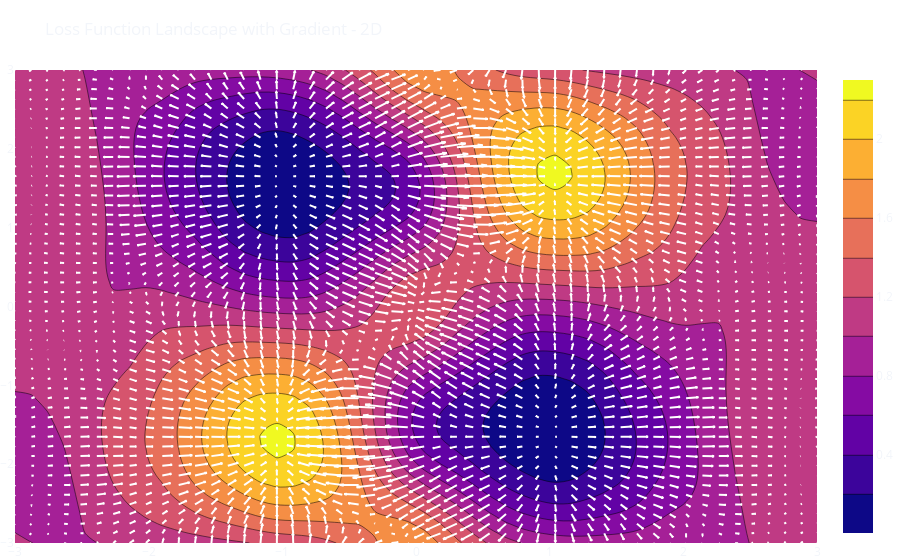

Notebook source saved alongside this figure:
### Markdown cell above
Our loss surface has two global minima (two optimal solutions). The regions near the global minima are convex ("U" shaped), and we could use this "inclination" (_the sign and magnitude of the derivative_) to our favor. This is what `gradient descent` is all about.

The formula for gradient descent is:

$$ \theta_{j+1} = \theta_j - \alpha \nabla J(\theta_j) $$

Where: 

- $\theta_j$ is the vector of model parameters at iteration $j$. 
- $\alpha$ is the learning rate. 
- $J(\theta)$ is the loss/cost function. 
- $\nabla J(\theta)$ is the cost function gradient concerning the model parameters. 

The gradient is a vector of partial derivatives of the cost function concerning each parameter. The gradient descent algorithm takes steps in the direction of the negative gradient until it reaches a minimum of the cost function.

For this problem, our loos function will be MSE since we are trying to predict real values.

Calculating the derivative of our function in this toy example is simple since the derivative of our ~ mystery function ~ is well known ($Cos$).

To help you understand that the gradient basically points to the direction where the optimizer should "move the parameters of the model", let us plot arrows at every point of our loss landscape, representing the direction/magnitude of the gradient.

### Code cell
import plotly.figure_factory as ff

def gradient(w):
    """
    Computes the gradient of the mean squared error loss function 
    with respect to the weights wfor a cosine model with input 
    feature x and target variable y.

    Parameters
    ----------
    w : array-like of shape (2,)
        The weights of the cosine model, where w[0] is the frequency 
        parameter and w[1] is the phase parameter.

    Returns
    -------
    gradient : ndarray of shape (2,)
        The gradient of the mean squared error loss function 
        with respect to the weights w.

    """
    g0 = -np.mean(2 * (y - np.cos(w[0] * x + w[1]))
                  * - np.sin(w[0]*x + w[1])*x)
    g1 = -np.mean(2 * (y - np.cos(w[0] * x + w[1])) * - np.sin(w[0]*x + w[1]))
    return np.array([g0, g1])


loss_grad_df = loss_log_df.join(loss_log_df[['w0', 'w1']].apply(lambda w: gradient(
    w), axis=1, result_type='expand').rename(columns={0: 'g0', 1: 'g1'}))

fig = go.Figure()

fig = ff.create_quiver(x=loss_grad_df['w0'], y=loss_grad_df['w1'],
                       u=loss_grad_df['g0'], v=loss_grad_df['g1'],
                       line_width=2, line_color='white',
                       scale=0.1, arrow_scale=.2)

fig.add_trace(go.Contour(x=loss_grad_df['w0'], y=loss_grad_df['w1'], z=loss_grad_df['MSE']))

fig.update_layout(margin=dict(l=0, r=0, t=70, b=0),
                  xaxis_range=[w0_val.min(), w0_val.max()],
                  yaxis_range=[w1_val.min(), w1_val.max()],
                  template='plotly_dark',
                  title='Loss Function Landscape with Gradient - 2D',
                  paper_bgcolor='rgba(0, 0, 0, 0)',
                  plot_bgcolor='rgba(0, 0, 0, 0)')

fig.show()

### Figure 1 — Plotly figure (JSON) as saved in the notebook; plotly's stock layout.template omitted (floating-point values rounded to 4 significant figures; data arrays with more than 128 entries replaced by an {"elided": "..."} marker saying what was removed)
{"data": [{"line": {"color": "white", "width": 2}, "mode": "lines", "type": "scatter", "x": {"elided": "17500 float values"}, "y": {"elided": "17500 float values"}}, {"type": "contour", "x": {"elided": "2500 float values"}, "y": {"elided": "2500 float values"}, "z": {"elided": "2500 float values"}}], "layout": {"hovermode": "closest", "margin": {"b": 0, "l": 0, "r": 0, "t": 70}, "paper_bgcolor": "rgba(0, 0, 0, 0)", "plot_bgcolor": "rgba(0, 0, 0, 0)", "title": {"text": "Loss Function Landscape with Gradient - 2D"}, "xaxis": {"range": [-3, 3]}, "yaxis": {"range": [-3, 3]}}}
